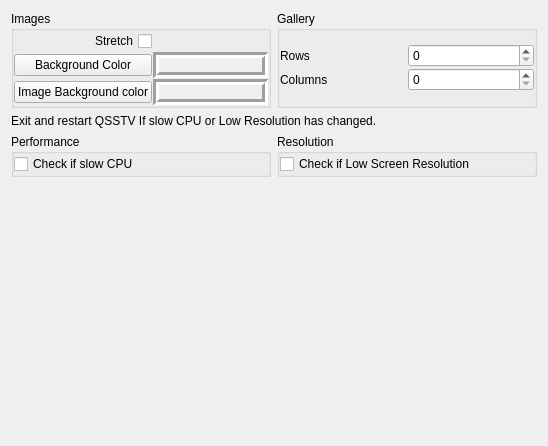
<?xml version="1.0" encoding="UTF-8"?>
<ui version="4.0">
 <class>guiConfig</class>
 <widget class="QWidget" name="guiConfig">
  <property name="geometry">
   <rect>
    <x>0</x>
    <y>0</y>
    <width>548</width>
    <height>446</height>
   </rect>
  </property>
  <property name="windowTitle">
   <string>Form</string>
  </property>
  <layout class="QVBoxLayout" name="verticalLayout_5">
   <item>
    <layout class="QHBoxLayout" name="horizontalLayout">
     <item>
      <widget class="QGroupBox" name="groupBox_2">
       <property name="title">
        <string>Images</string>
       </property>
       <layout class="QVBoxLayout" name="verticalLayout_2">
        <property name="spacing">
         <number>1</number>
        </property>
        <property name="leftMargin">
         <number>0</number>
        </property>
        <property name="topMargin">
         <number>0</number>
        </property>
        <property name="rightMargin">
         <number>0</number>
        </property>
        <property name="bottomMargin">
         <number>0</number>
        </property>
        <item>
         <layout class="QGridLayout" name="gridLayout_2">
          <item row="1" column="0">
           <widget class="QPushButton" name="backgroundColorPushButton">
            <property name="text">
             <string>Background Color</string>
            </property>
           </widget>
          </item>
          <item row="0" column="0">
           <widget class="QCheckBox" name="stretchCheckBox">
            <property name="layoutDirection">
             <enum>Qt::RightToLeft</enum>
            </property>
            <property name="text">
             <string>Stretch</string>
            </property>
           </widget>
          </item>
          <item row="2" column="0">
           <widget class="QPushButton" name="imageBackgroundColorPushButton">
            <property name="text">
             <string>Image Background color</string>
            </property>
           </widget>
          </item>
          <item row="1" column="1">
           <widget class="QLabel" name="backGroundColorLabel">
            <property name="minimumSize">
             <size>
              <width>60</width>
              <height>0</height>
             </size>
            </property>
            <property name="autoFillBackground">
             <bool>true</bool>
            </property>
            <property name="frameShape">
             <enum>QFrame::Box</enum>
            </property>
            <property name="frameShadow">
             <enum>QFrame::Sunken</enum>
            </property>
            <property name="lineWidth">
             <number>3</number>
            </property>
            <property name="text">
             <string/>
            </property>
           </widget>
          </item>
          <item row="2" column="1">
           <widget class="QLabel" name="imageBackGroundColorLabel">
            <property name="minimumSize">
             <size>
              <width>60</width>
              <height>0</height>
             </size>
            </property>
            <property name="autoFillBackground">
             <bool>true</bool>
            </property>
            <property name="frameShape">
             <enum>QFrame::Box</enum>
            </property>
            <property name="frameShadow">
             <enum>QFrame::Sunken</enum>
            </property>
            <property name="lineWidth">
             <number>3</number>
            </property>
            <property name="text">
             <string/>
            </property>
           </widget>
          </item>
         </layout>
        </item>
       </layout>
      </widget>
     </item>
     <item>
      <widget class="QGroupBox" name="groupBox">
       <property name="title">
        <string>Gallery</string>
       </property>
       <layout class="QVBoxLayout" name="verticalLayout">
        <property name="spacing">
         <number>1</number>
        </property>
        <property name="leftMargin">
         <number>0</number>
        </property>
        <property name="topMargin">
         <number>0</number>
        </property>
        <property name="rightMargin">
         <number>0</number>
        </property>
        <property name="bottomMargin">
         <number>0</number>
        </property>
        <item>
         <layout class="QGridLayout" name="gridLayout">
          <item row="0" column="0">
           <widget class="QLabel" name="label">
            <property name="text">
             <string>Rows</string>
            </property>
           </widget>
          </item>
          <item row="1" column="1">
           <widget class="QSpinBox" name="columnsSpinBox"/>
          </item>
          <item row="0" column="1">
           <widget class="QSpinBox" name="rowsSpinBox"/>
          </item>
          <item row="1" column="0">
           <widget class="QLabel" name="label_2">
            <property name="text">
             <string>Columns</string>
            </property>
           </widget>
          </item>
         </layout>
        </item>
       </layout>
      </widget>
     </item>
    </layout>
   </item>
   <item>
    <widget class="QLabel" name="label_3">
     <property name="text">
      <string>Exit and restart QSSTV If slow CPU or Low Resolution has changed.</string>
     </property>
    </widget>
   </item>
   <item>
    <layout class="QHBoxLayout" name="horizontalLayout_2">
     <item>
      <widget class="QGroupBox" name="groupBox_3">
       <property name="title">
        <string>Performance</string>
       </property>
       <layout class="QVBoxLayout" name="verticalLayout_3">
        <property name="spacing">
         <number>1</number>
        </property>
        <property name="leftMargin">
         <number>0</number>
        </property>
        <property name="topMargin">
         <number>0</number>
        </property>
        <property name="rightMargin">
         <number>0</number>
        </property>
        <property name="bottomMargin">
         <number>0</number>
        </property>
        <item>
         <widget class="QCheckBox" name="slowCPUCheckBox">
          <property name="layoutDirection">
           <enum>Qt::LeftToRight</enum>
          </property>
          <property name="text">
           <string>Check if slow CPU</string>
          </property>
         </widget>
        </item>
       </layout>
      </widget>
     </item>
     <item>
      <widget class="QGroupBox" name="groupBox_4">
       <property name="title">
        <string>Resolution</string>
       </property>
       <layout class="QVBoxLayout" name="verticalLayout_4">
        <property name="spacing">
         <number>1</number>
        </property>
        <property name="leftMargin">
         <number>0</number>
        </property>
        <property name="topMargin">
         <number>0</number>
        </property>
        <property name="rightMargin">
         <number>0</number>
        </property>
        <property name="bottomMargin">
         <number>0</number>
        </property>
        <item>
         <widget class="QCheckBox" name="lowResCheckBox">
          <property name="layoutDirection">
           <enum>Qt::LeftToRight</enum>
          </property>
          <property name="text">
           <string>Check if Low Screen Resolution</string>
          </property>
         </widget>
        </item>
       </layout>
      </widget>
     </item>
    </layout>
   </item>
   <item>
    <spacer name="verticalSpacer">
     <property name="orientation">
      <enum>Qt::Vertical</enum>
     </property>
     <property name="sizeHint" stdset="0">
      <size>
       <width>20</width>
       <height>238</height>
      </size>
     </property>
    </spacer>
   </item>
  </layout>
 </widget>
 <resources/>
 <connections/>
</ui>
